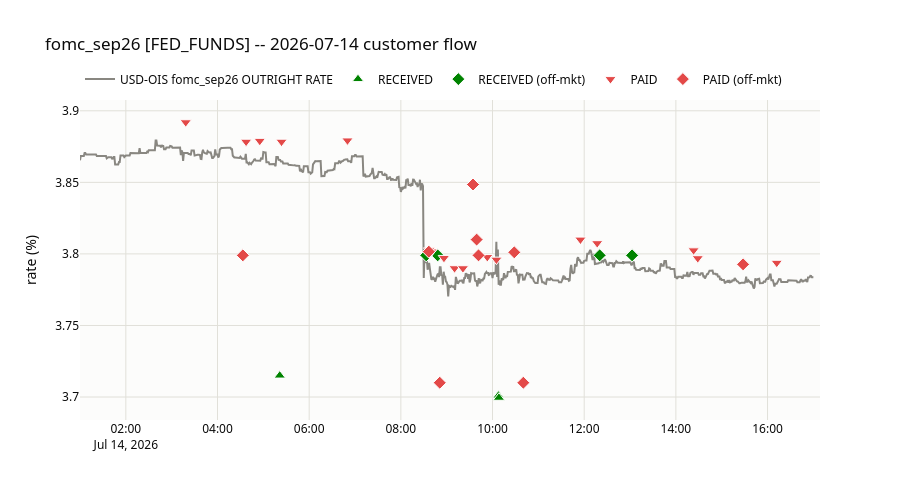

This figure's notebook cell:
### Code cell
q = UnifiedQuery(
    curve="USD-OIS-Q12xM12STIRT-SERFFX-MIX23",
    tenor="fomc_sep26",
    value=UnifiedValue.IRS_RATE,
)

fig = dealer_flow_chart(q, datetime.date(2026, 7, 14), customer=True, start_hour=1, end_hour=17, scale_by_dv01=False, marker_at_traded_rate=True, rate_index='FED_FUNDS')
fig.show()

### Figure 1 — Plotly figure (JSON) as saved in the notebook; plotly's stock layout.template omitted (floating-point values rounded to 4 significant figures; data arrays with more than 128 entries replaced by an {"elided": "..."} marker saying what was removed)
{"data": [{"hovertemplate": "%{y:.4f}<extra>rate</extra>", "line": {"color": "#898781", "width": 2}, "mode": "lines", "name": "USD-OIS fomc_sep26 OUTRIGHT RATE", "type": "scatter", "x": {"elided": "961 str values"}, "y": {"elided": "961 float values"}}, {"customdata": [[100357, "8700.0M", "3.715%", "386.570%", "-15.1bp", "2026-09-16", "2026-10-28", "1M", "MEDIUM", "RATE_VS_MID", "OUTRIGHT", "FED_FUNDS"], [196136, "17000.0M", "3.798%", "379.063%", "+0.7bp", "2026-09-16", "2026-10-28", "1M", "LOW", "TICK_RULE", "OUTRIGHT", "FED_FUNDS"], [50766, "4400.0M", "3.701%", "378.384%", "-8.3bp", "2026-09-16", "2026-10-28", "1M", "LOW", "RATE_VS_MID", "OUTRIGHT", "FED_FUNDS"], [25381, "2200.0M", "3.700%", "380.301%", "-10.4bp", "2026-09-16", "2026-10-28", "1M", "LOW", "RATE_VS_MID", "OUTRIGHT", "FED_FUNDS"]], "hovertemplate": "<b>customer RECEIVED</b><br>DV01: %{customdata[0]:,.0f}  notional: %{customdata[1]}<br>rate: %{customdata[2]}  mid: %{customdata[3]}  s2m: %{customdata[4]}<br>eff: %{customdata[5]}  exp: %{customdata[6]}  tenor: %{customdata[7]}<br>type: %{customdata[10]}  index: %{customdata[11]}<br>conf: %{customdata[8]}  method: %{customdata[9]}<extra></extra>", "marker": {"color": "#008300", "line": {"color": "white", "width": 1}, "size": 10, "symbol": "triangle-up"}, "mode": "markers", "name": "RECEIVED", "type": "scatter", "x": ["2026-07-14T05:21:28-04:00", "2026-07-14T08:52:54-04:00", "2026-07-14T10:07:45-04:00", "2026-07-14T10:08:22-04:00"], "y": [3.715, 3.798, 3.701, 3.7]}, {"customdata": [[25382, "2200.0M", "3.799%", "?", "?", "2026-09-16", "2026-10-28", "1M", "HIGH", "NPV_VS_UPFRONT", "OUTRIGHT", "FED_FUNDS"], [100377, "8700.0M", "3.799%", "?", "?", "2026-09-16", "2026-10-28", "1M", "LOW", "NPV_VS_UPFRONT", "OUTRIGHT", "FED_FUNDS"], [9807, "850.0M", "3.799%", "?", "?", "2026-09-16", "2026-10-28", "1M", "MEDIUM", "NPV_VS_UPFRONT", "OUTRIGHT", "FED_FUNDS"], [9807, "850.0M", "3.799%", "?", "?", "2026-09-16", "2026-10-28", "1M", "MEDIUM", "NPV_VS_UPFRONT", "OUTRIGHT", "FED_FUNDS"]], "hovertemplate": "<b>customer RECEIVED  OFF-MARKET</b><br>DV01: %{customdata[0]:,.0f}  notional: %{customdata[1]}<br>rate: %{customdata[2]}  mid: %{customdata[3]}  s2m: %{customdata[4]}<br>eff: %{customdata[5]}  exp: %{customdata[6]}  tenor: %{customdata[7]}<br>type: %{customdata[10]}  index: %{customdata[11]}<br>conf: %{customdata[8]}  method: %{customdata[9]}<extra></extra>", "marker": {"color": "#008300", "line": {"color": "white", "width": 1}, "size": 10, "symbol": "diamond"}, "mode": "markers", "name": "RECEIVED (off-mkt)", "type": "scatter", "x": ["2026-07-14T08:33:11-04:00", "2026-07-14T08:48:11-04:00", "2026-07-14T12:20:16-04:00", "2026-07-14T13:02:40-04:00"], "y": [3.799, 3.799, 3.799, 3.799]}, {"customdata": {"elided": "18x12 mixed values"}, "hovertemplate": "<b>customer PAID</b><br>DV01: %{customdata[0]:,.0f}  notional: %{customdata[1]}<br>rate: %{customdata[2]}  mid: %{customdata[3]}  s2m: %{customdata[4]}<br>eff: %{customdata[5]}  exp: %{customdata[6]}  tenor: %{customdata[7]}<br>type: %{customdata[10]}  index: %{customdata[11]}<br>conf: %{customdata[8]}  method: %{customdata[9]}<extra></extra>", "marker": {"color": "#e34948", "line": {"color": "white", "width": 1}, "size": 10, "symbol": "triangle-down"}, "mode": "markers", "name": "PAID", "type": "scatter", "x": ["2026-07-14T03:18:25-04:00", "2026-07-14T04:37:26-04:00", "2026-07-14T04:54:45-04:00", "2026-07-14T04:55:21-04:00", "2026-07-14T05:23:49-04:00", "2026-07-14T06:50:07-04:00", "2026-07-14T08:40:05-04:00", "2026-07-14T08:37:05-04:00", "2026-07-14T08:56:25-04:00", "2026-07-14T09:10:19-04:00", "2026-07-14T09:21:16-04:00", "2026-07-14T09:53:09-04:00", "2026-07-14T10:05:06-04:00", "2026-07-14T11:55:05-04:00", "2026-07-14T12:17:00-04:00", "2026-07-14T14:23:14-04:00", "2026-07-14T14:28:41-04:00", "2026-07-14T16:12:03-04:00"], "y": [3.892, 3.878, 3.879, 3.879, 3.878, 3.879, 3.802, 3.803, 3.797, 3.79, 3.79, 3.798, 3.796, 3.81, 3.807, 3.803, 3.797, 3.794]}, {"customdata": [[26531, "2300.0M", "3.799%", "?", "?", "2026-09-16", "2026-10-28", "1M", "HIGH", "NPV_VS_UPFRONT", "OUTRIGHT", "FED_FUNDS"], [40381, "3500.0M", "3.802%", "?", "?", "2026-09-16", "2026-10-28", "1M", "HIGH", "NPV_VS_UPFRONT", "OUTRIGHT", "FED_FUNDS"], [14999, "1300.0M", "3.710%", "?", "?", "2026-09-16", "2026-10-28", "1M", "HIGH", "NPV_VS_UPFRONT", "OUTRIGHT", "FED_FUNDS"], [100377, "8700.0M", "3.849%", "?", "?", "2026-09-16", "2026-10-28", "1M", "LOW", "NPV_VS_UPFRONT", "OUTRIGHT", "FED_FUNDS"], [100377, "8700.0M", "3.810%", "?", "?", "2026-09-16", "2026-10-28", "1M", "HIGH", "NPV_VS_UPFRONT", "OUTRIGHT", "FED_FUNDS"], [9807, "850.0M", "3.799%", "?", "?", "2026-09-16", "2026-10-28", "1M", "HIGH", "NPV_VS_UPFRONT", "OUTRIGHT", "FED_FUNDS"], [19614, "1700.0M", "3.801%", "?", "?", "2026-09-16", "2026-10-28", "1M", "HIGH", "NPV_VS_UPFRONT", "OUTRIGHT", "FED_FUNDS"], [14999, "1300.0M", "3.710%", "?", "?", "2026-09-16", "2026-10-28", "1M", "HIGH", "NPV_VS_UPFRONT", "OUTRIGHT", "FED_FUNDS"], [49612, "4300.0M", "3.793%", "?", "?", "2026-09-16", "2026-10-28", "1M", "HIGH", "NPV_VS_UPFRONT", "OUTRIGHT", "FED_FUNDS"]], "hovertemplate": "<b>customer PAID  OFF-MARKET</b><br>DV01: %{customdata[0]:,.0f}  notional: %{customdata[1]}<br>rate: %{customdata[2]}  mid: %{customdata[3]}  s2m: %{customdata[4]}<br>eff: %{customdata[5]}  exp: %{customdata[6]}  tenor: %{customdata[7]}<br>type: %{customdata[10]}  index: %{customdata[11]}<br>conf: %{customdata[8]}  method: %{customdata[9]}<extra></extra>", "marker": {"color": "#e34948", "line": {"color": "white", "width": 1}, "size": 10, "symbol": "diamond"}, "mode": "markers", "name": "PAID (off-mkt)", "type": "scatter", "x": ["2026-07-14T04:33:10-04:00", "2026-07-14T08:36:38-04:00", "2026-07-14T08:50:56-04:00", "2026-07-14T09:34:27-04:00", "2026-07-14T09:39:13-04:00", "2026-07-14T09:41:41-04:00", "2026-07-14T10:28:28-04:00", "2026-07-14T10:40:19-04:00", "2026-07-14T15:27:58-04:00"], "y": [3.799, 3.802, 3.71, 3.849, 3.81, 3.799, 3.801, 3.71, 3.793]}], "layout": {"font": {"color": "#0b0b0b", "family": "system-ui, -apple-system, sans-serif"}, "height": 500, "hovermode": "x unified", "legend": {"orientation": "h", "x": 0, "xanchor": "left", "y": 1.02, "yanchor": "bottom"}, "paper_bgcolor": "white", "plot_bgcolor": "#fcfcfb", "title": {"text": "fomc_sep26 [FED_FUNDS] -- 2026-07-14 customer flow"}, "xaxis": {"gridcolor": "#e1e0d9", "gridwidth": 1, "title": {"text": ""}}, "yaxis": {"gridcolor": "#e1e0d9", "gridwidth": 1, "title": {"text": "rate (%)"}}}}
